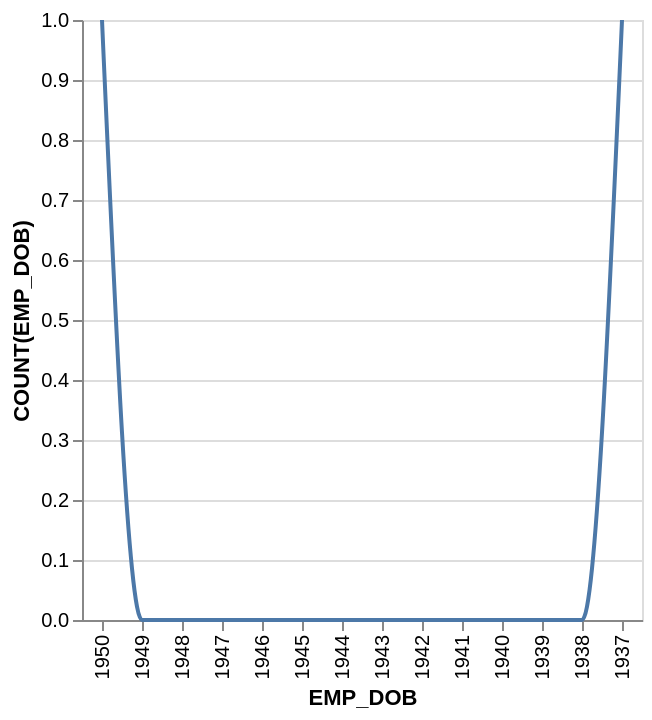

Describe this chart as a Vega-Lite specification.
### Vega-Lite specification from a JSON file in a GitHub repository (floating-point values rounded to 4 significant figures)
{"data": {"values": [{"x_data": "1950", "y_data": 1}, {"x_data": "1949", "y_data": 0}, {"x_data": "1948", "y_data": 0}, {"x_data": "1947", "y_data": 0}, {"x_data": "1946", "y_data": 0}, {"x_data": "1945", "y_data": 0}, {"x_data": "1944", "y_data": 0}, {"x_data": "1943", "y_data": 0}, {"x_data": "1942", "y_data": 0}, {"x_data": "1941", "y_data": 0}, {"x_data": "1940", "y_data": 0}, {"x_data": "1939", "y_data": 0}, {"x_data": "1938", "y_data": 0}, {"x_data": "1937", "y_data": 1}]}, "mark": {"type": "line", "interpolate": "monotone"}, "encoding": {"x": {"field": "x_data", "type": "nominal", "title": "EMP_DOB", "sort": "descending"}, "y": {"field": "y_data", "type": "quantitative", "title": "COUNT(EMP_DOB)"}}}
